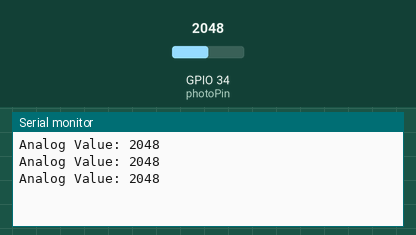
Bench run of a sketch on a simulated ESP32. Parts: the last lines printed to the serial monitor. The test bench sets the inputs (shaded band); at power-on: GPIO 34 (photoPin) = 2048.

Above: at 1.3 s.
1.4 s: GPIO 34 (photoPin) set to 2866
At 1.9 s:
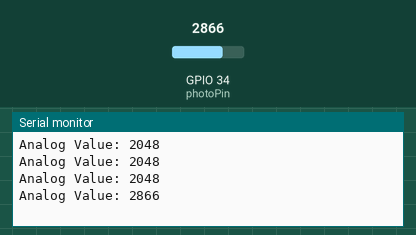
2.9 s: GPIO 34 (photoPin) set to 3603
At 3.4 s:
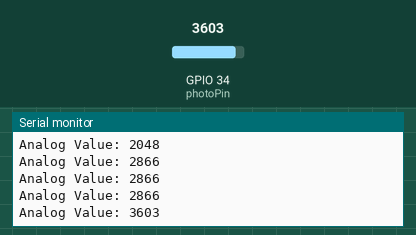
Timing chart, 0 to 5.9 s (numbered marks = the images above; inputs shaded):
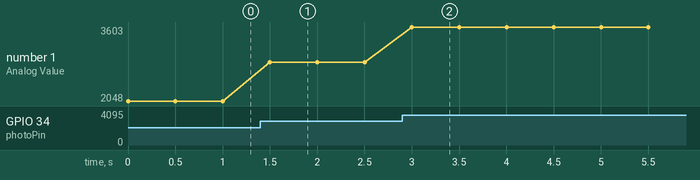

Measured:
- after the input at 1.4 s, the serial monitor: prints a new line after 0.10 s (image 1)
- after the input at 2.9 s, the serial monitor: prints a new line after 0.10 s (image 2)
- plotted number 1: 2048 → 2866 after the input at 1.4 s, 2866 → 3603 after the input at 2.9 s

The sketch:

photo_resistor.ino
```cpp
int photoPin = 34;  // Use an ADC-capable pin like GPIO 34
void setup() {
    Serial.begin(9600);
    pinMode(photoPin, INPUT);
}

void loop() {
    int value = analogRead(photoPin);  // Read the analog value from the photoresistor

    Serial.print("Analog Value: ");
    Serial.println(value);

    delay(500);
}
```
